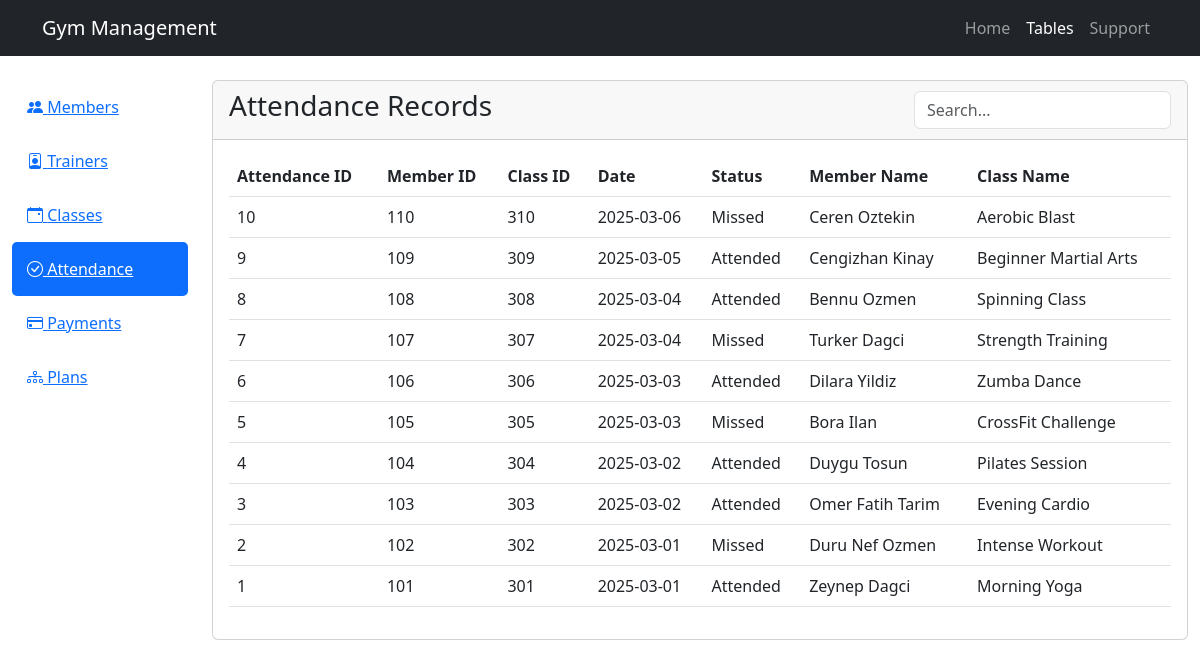
Screenshot of /scripts/user/dashboard.php?tab=attendance with the database file from the repository.
### tables this page shows
CREATE TABLE Attendance (
    Attendance_ID INT AUTO_INCREMENT PRIMARY KEY,
    Member_ID INT,
    Class_ID INT,
    Date DATE,
    Status VARCHAR(50),
    FOREIGN KEY (Member_ID) REFERENCES Member(Member_ID) ON DELETE CASCADE,
    FOREIGN KEY (Class_ID) REFERENCES Class(Class_ID) ON DELETE CASCADE
);

CREATE TABLE Member (
    Member_ID INT AUTO_INCREMENT PRIMARY KEY,
    Name VARCHAR(100),
    Age INT,
    Gender VARCHAR(10),
    Contact_Info VARCHAR(255) UNIQUE,
    Plan_ID INT,
    FOREIGN KEY (Plan_ID) REFERENCES Membership_Plan(Plan_ID) ON DELETE CASCADE
);

CREATE TABLE Class (
    Class_ID INT AUTO_INCREMENT PRIMARY KEY,
    Class_Name VARCHAR(100),
    Trainer_ID INT,
    Schedule TIME,
    Capacity INT,
    FOREIGN KEY (Trainer_ID) REFERENCES Trainer(Trainer_ID) ON DELETE SET NULL
);

### scripts/user/dashboard.php (the view, shortened to what this page needs)
<?php
$mysql_conn = get_mysql_connection();
$active_tab = isset($_GET['tab']) ? $_GET['tab'] : 'members';
function fetchTableData($conn, $table) {
    $query = "";
    switch ($table) {
        case 'attendance':
            $query = "SELECT a.*, m.Name as Member_Name, c.Class_Name
                     FROM Attendance a
                     JOIN Member m ON a.Member_ID = m.Member_ID
                     JOIN Class c ON a.Class_ID = c.Class_ID
                     ORDER BY a.Date DESC, a.Attendance_ID DESC
                     LIMIT 100";
            break;
    }
    return $conn->query($query);
}
$result = fetchTableData($mysql_conn, $active_tab);
?>
<!DOCTYPE html>
<html lang="en">
<head>
    <link href="https://cdn.jsdelivr.net/npm/bootstrap@5.3.0/dist/css/bootstrap.min.css" rel="stylesheet">
    <link href="https://cdn.jsdelivr.net/npm/bootstrap-icons@1.7.2/font/bootstrap-icons.css" rel="stylesheet">
</head>
<body>
    <nav class="navbar navbar-expand-lg navbar-dark bg-dark">
        <div class="container">
            <a class="navbar-brand" href="index.php">Gym Management</a>
            <div class="navbar-nav">
                <a class="nav-link" href="index.php">Home</a>
                <a class="nav-link active" href="dashboard.php">Tables</a>
                <a class="nav-link" href="support_index.php">Support</a>
            </div>
        </div>
    </nav>
    <div class="container-fluid mt-4">
        <div class="row">
            <div class="col-md-2">
                <div class="list-group">
                    <a href="?tab=members" class="dashboard-tab <?php echo $active_tab == 'members' ? 'active' : ''; ?>">
                        <i class="bi bi-people-fill"></i> Members
                    </a>
                    <a href="?tab=trainers" class="dashboard-tab <?php echo $active_tab == 'trainers' ? 'active' : ''; ?>">
                        <i class="bi bi-person-badge"></i> Trainers
                    </a>
                    <a href="?tab=classes" class="dashboard-tab <?php echo $active_tab == 'classes' ? 'active' : ''; ?>">
                        <i class="bi bi-calendar-event"></i> Classes
                    </a>
                    <a href="?tab=attendance" class="dashboard-tab <?php echo $active_tab == 'attendance' ? 'active' : ''; ?>">
                        <i class="bi bi-check-circle"></i> Attendance
                    </a>
                    <a href="?tab=payments" class="dashboard-tab <?php echo $active_tab == 'payments' ? 'active' : ''; ?>">
                        <i class="bi bi-credit-card"></i> Payments
                    </a>
                    <a href="?tab=plans" class="dashboard-tab <?php echo $active_tab == 'plans' ? 'active' : ''; ?>">
                        <i class="bi bi-diagram-3"></i> Plans
                    </a>
                </div>
            </div>
            <div class="col-md-10">
                <div class="card">
                    <div class="card-header d-flex justify-content-between align-items-center">
                        <h3>
                            <?php
                            $titles = [
                                'members' => 'Members',
                                'trainers' => 'Trainers',
                                'classes' => 'Classes',
                                'attendance' => 'Attendance Records',
                                'payments' => 'Payment History',
                                'plans' => 'Membership Plans'
                            ];
                            echo $titles[$active_tab];
                            ?>
                        </h3>
                        <div>
                            <input type="text" class="form-control" id="tableSearch" placeholder="Search...">
                        </div>
                    </div>
                    <div class="card-body">
                        <div class="table-responsive">
                            <table class="table table-hover">
                                <thead>
                                    <?php
                                    if ($result && $result->num_rows > 0) {
                                        $fields = $result->fetch_fields();
                                        echo "<tr>";
                                        foreach ($fields as $field) {
                                            $header = str_replace('_', ' ', $field->name);
                                            echo "<th>" . ucwords($header) . "</th>";
                                        }
                                        echo "</tr>";
                                        $result->data_seek(0);
                                    }
                                    ?>
                                </thead>
                                <tbody>
                                    <?php
                                    if ($result) {
                                        while ($row = $result->fetch_assoc()) {
                                            echo "<tr>";
                                            foreach ($row as $key => $value) {
                                                if ($key == 'Cost' || $key == 'Amount' || $key == 'Salary') {
                                                    echo "<td>$" . number_format($value, 2) . "</td>";
                                                } elseif ($key == 'Schedule') {
                                                    echo "<td>" . date('H:i', strtotime($value)) . "</td>";
                                                } elseif ($key == 'Date') {
                                                    echo "<td>" . date('Y-m-d', strtotime($value)) . "</td>";
                                                } else {
                                                    echo "<td>" . htmlspecialchars($value) . "</td>";
                                                }
                                            }
                                            echo "</tr>";
                                        }
                                    }
                                    ?>
                                </tbody>
                            </table>
                        </div>
                    </div>
                </div>
            </div>
        </div>
    </div>
</body>
</html>

### scripts/user/dashboard.php (style rules this page uses)
.dashboard-tab { cursor: pointer; padding: 15px; border-radius: 5px; transition: all 0.3s; }
.dashboard-tab.active { background-color: #0d6efd; color: white; }
.table-responsive { max-height: 600px; overflow-y: auto; }

### rows the page displays
attendance: Attendance_ID "10", Member_ID "110", Class_ID "310", Date "2025-03-06", Status "Missed", Member_ID.Name "Ceren Oztekin", Class_ID.Class_Name "Aerobic Blast"
attendance: Attendance_ID "9", Member_ID "109", Class_ID "309", Date "2025-03-05", Status "Attended", Member_ID.Name "Cengizhan Kinay", Class_ID.Class_Name "Beginner Martial Arts"
attendance: Attendance_ID "8", Member_ID "108", Class_ID "308", Date "2025-03-04", Status "Attended", Member_ID.Name "Bennu Ozmen", Class_ID.Class_Name "Spinning Class"
attendance: Attendance_ID "7", Member_ID "107", Class_ID "307", Date "2025-03-04", Status "Missed", Member_ID.Name "Turker Dagci", Class_ID.Class_Name "Strength Training"
attendance: Attendance_ID "6", Member_ID "106", Class_ID "306", Date "2025-03-03", Status "Attended", Member_ID.Name "Dilara Yildiz", Class_ID.Class_Name "Zumba Dance"
attendance: Attendance_ID "5", Member_ID "105", Class_ID "305", Date "2025-03-03", Status "Missed", Member_ID.Name "Bora Ilan", Class_ID.Class_Name "CrossFit Challenge"
attendance: Attendance_ID "4", Member_ID "104", Class_ID "304", Date "2025-03-02", Status "Attended", Member_ID.Name "Duygu Tosun", Class_ID.Class_Name "Pilates Session"
attendance: Attendance_ID "3", Member_ID "103", Class_ID "303", Date "2025-03-02", Status "Attended", Member_ID.Name "Omer Fatih Tarim", Class_ID.Class_Name "Evening Cardio"
attendance: Attendance_ID "2", Member_ID "102", Class_ID "302", Date "2025-03-01", Status "Missed", Member_ID.Name "Duru Nef Ozmen", Class_ID.Class_Name "Intense Workout"
attendance: Attendance_ID "1", Member_ID "101", Class_ID "301", Date "2025-03-01", Status "Attended", Member_ID.Name "Zeynep Dagci", Class_ID.Class_Name "Morning Yoga"

### other values shown
$titles[$active_tab] "Attendance Records"
$header "Attendance ID"
$header "Member ID"
$header "Class ID"
$header "Date"
$header "Status"
$header "Member Name"
$header "Class Name"
